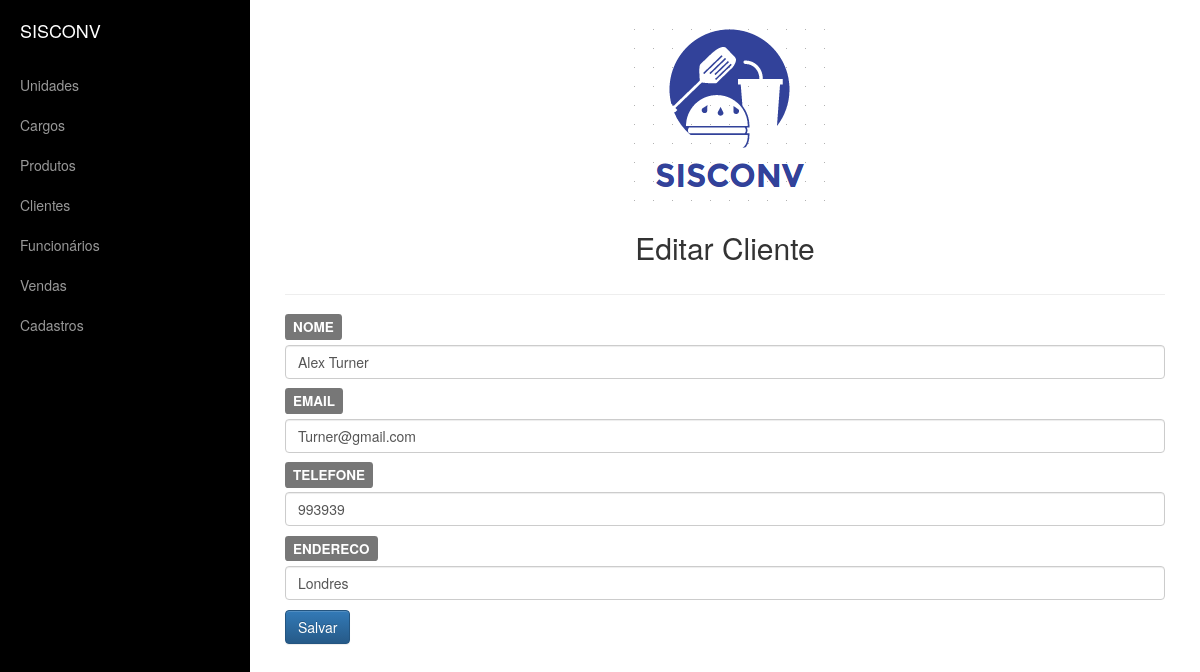
Page /appvendas/clientes/update/13 on the committed database.
### appvendas/models.py (models this page shows, shortened)
class Pessoa(models.Model):
    nome=models.CharField("Nome",max_length=255)
    email=models.EmailField("E-Mail",max_length=200)
    telefone=models.CharField("Telefone",max_length=20)

class Cliente(Pessoa):
    endereco=models.CharField("Endereço",max_length=255)

### appvendas/views.py (the view)
# urls.py: url(r'^clientes/update/(?P<pk>\d+)$', cliente_update, name='cliente_update'),
def cliente_update(request,pk):
    cliente=Cliente.objects.get(id=pk)
    if(request.method=='POST'):
        form=ClienteForm(request.POST,instance=cliente)
        if(form.is_valid()):
            form.save()
            return redirect('cliente_list')
    else:
        form=ClienteForm(instance=cliente)
        dados={'form':form,'cliente':cliente}
        return render(request,'cliente/cliente_form.html',dados)

### appvendas/forms.py
class ClienteForm(ModelForm):
    class Meta:
        model=Cliente
        fields=('nome','email','telefone','endereco')

### templates/cliente/cliente_form.html (shortened to what this page needs)
{% extends 'base.html' %}
{% load widget_tweaks %}
{% block conteudo %}
     <center><h2 style="margin: 30px">{% if cliente %}
         Editar Cliente{% else %}
         Criar Cliente{% endif%}
     </h2></center>
     <hr>
    <div class="control-group">
        <form method="POST" role="form">
        {% for field in form %}
          <p><h4><span class="label label-default" for="{{field.name}}">{{ field.name.upper}}</span></h4>
            {{field |add_class:'form-control'}}</p>
        {% endfor %}
        <input type="submit" class="btn btn-primary" value="Salvar">
        </form>
    </div>
{% endblock %}

### static/css/simple-sidebar.css (style rules this page uses)
body { overflow-x: hidden; }

### rows in the picture
Pessoa: nome "Alex Turner" "Turner@gmail.com" "993939"
Cliente: endereco "Londres"

### other values in the picture
{{ field.name.upper }} "NOME" "EMAIL" "TELEFONE" "ENDERECO"
